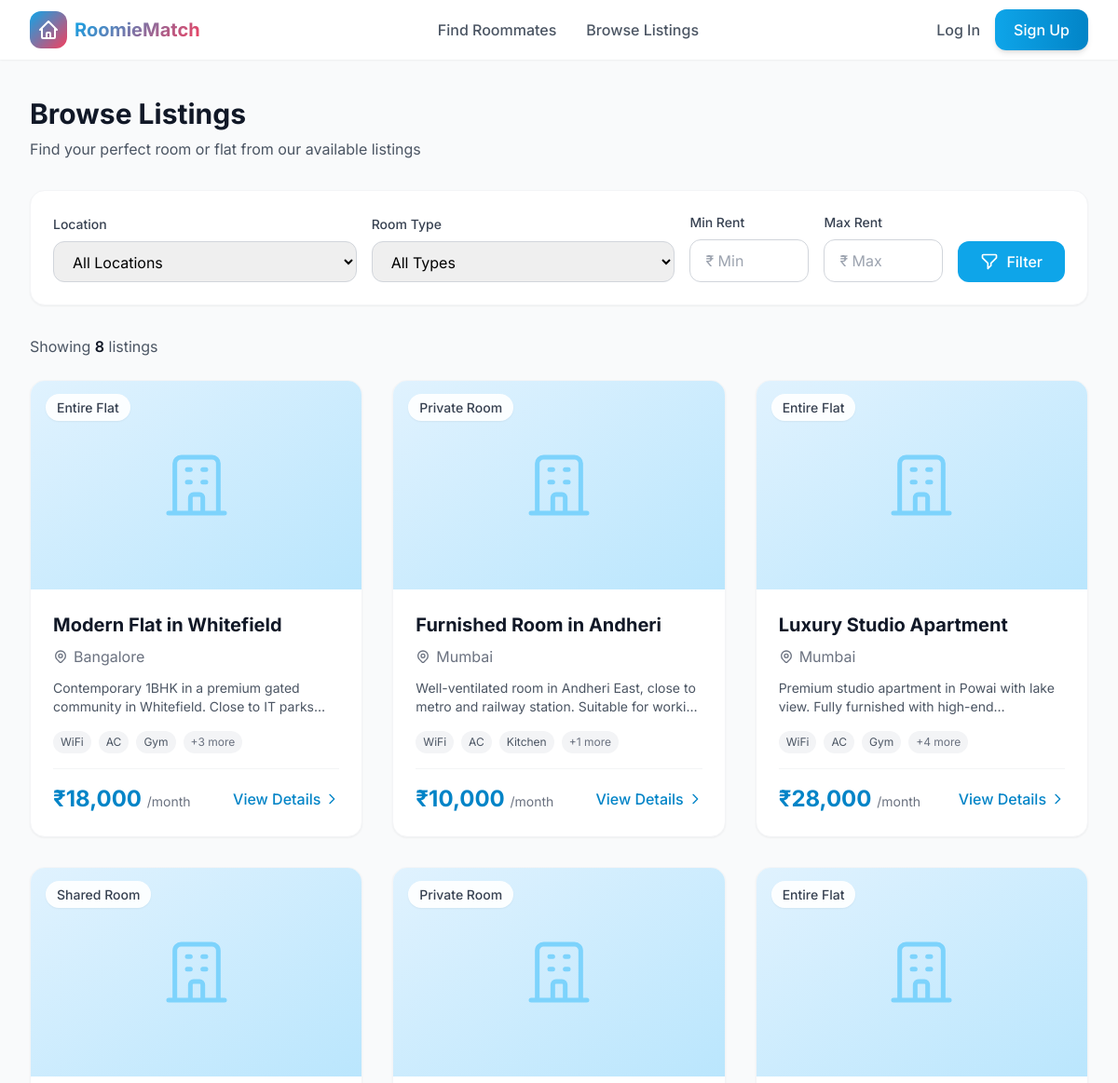
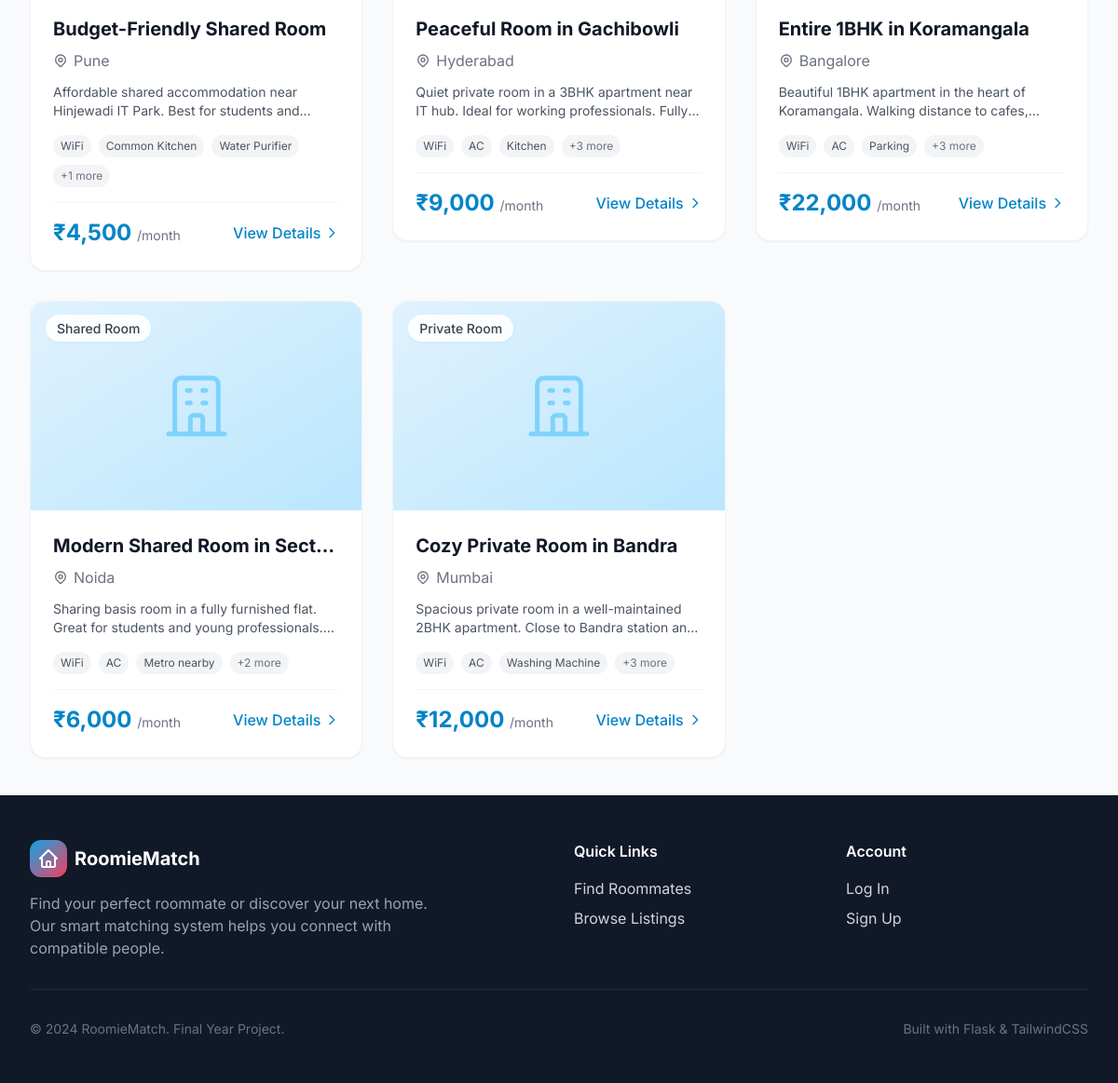
/browse-listings, run on the app's committed database (2 pictures, top to bottom).
### app.py (models this page shows)
class Listing(db.Model):
    id = db.Column(db.Integer, primary_key=True)
    user_id = db.Column(db.Integer, db.ForeignKey('user.id'), nullable=False)
    title = db.Column(db.String(200), nullable=False)
    location = db.Column(db.String(100), nullable=False)
    rent = db.Column(db.Integer, nullable=False)
    room_type = db.Column(db.String(50), nullable=False)  # Private Room, Shared Room, Entire Flat
    description = db.Column(db.Text, nullable=True)
    image1 = db.Column(db.String(200), default='default_listing.jpg')
    image2 = db.Column(db.String(200), nullable=True)
    amenities = db.Column(db.String(500), nullable=True)  # Comma-separated
    available_from = db.Column(db.Date, nullable=True)
    created_at = db.Column(db.DateTime, default=datetime.utcnow)
    is_active = db.Column(db.Boolean, default=True)
    def get_amenities_list(self):
        if self.amenities:
            return [a.strip() for a in self.amenities.split(',')]
        return []

### app.py (the view)
@app.route('/browse-listings')
def browse_listings():
    location = request.args.get('location', '').strip()
    min_rent = request.args.get('min_rent', type=int)
    max_rent = request.args.get('max_rent', type=int)
    room_type = request.args.get('room_type', '')
    query = Listing.query.filter_by(is_active=True)
    if location:
        query = query.filter(Listing.location.ilike(f'%{location}%'))
    if min_rent:
        query = query.filter(Listing.rent >= min_rent)
    if max_rent:
        query = query.filter(Listing.rent <= max_rent)
    if room_type:
        query = query.filter(Listing.room_type == room_type)
    listings = query.order_by(Listing.created_at.desc()).all()
    all_locations = db.session.query(Listing.location).distinct().all()
    locations_list = [loc[0] for loc in all_locations]
    return render_template('browse_listings.html',
                          listings=listings,
                          locations=locations_list,
                          filters={'location': location, 'min_rent': min_rent,
                                  'max_rent': max_rent, 'room_type': room_type})

### app.py (called while the page is built)
def get_current_user():
    if 'user_id' in session:
        return User.query.get(session['user_id'])
    return None

@app.context_processor
def inject_user():
    return dict(current_user=get_current_user())

### templates/browse_listings.html (shortened to what this page needs)
{% extends "base.html" %}
{% block content %}
<div class="max-w-7xl mx-auto px-4 sm:px-6 lg:px-8 py-10">
    <div class="mb-8">
        <h1 class="text-3xl font-bold text-gray-900 mb-2">Browse Listings</h1>
        <p class="text-gray-600">Find your perfect room or flat from our available listings</p>
    </div>
    <div class="bg-white rounded-2xl shadow-sm border border-gray-100 p-6 mb-8">
        <form method="GET" action="{{ url_for('browse_listings') }}" class="flex flex-wrap gap-4 items-end">
            <div class="flex-1 min-w-[200px]">
                <label for="location" class="block text-sm font-medium text-gray-700 mb-2">Location</label>
                <select id="location" name="location"
                    class="block w-full px-4 py-2.5 border border-gray-300 rounded-xl focus:ring-2 focus:ring-primary-500 focus:border-primary-500 transition-colors">
                    <option value="">All Locations</option>
                </select>
            </div>
            <div class="flex-1 min-w-[200px]">
                <label for="room_type" class="block text-sm font-medium text-gray-700 mb-2">Room Type</label>
                <select id="room_type" name="room_type"
                    class="block w-full px-4 py-2.5 border border-gray-300 rounded-xl focus:ring-2 focus:ring-primary-500 focus:border-primary-500 transition-colors">
                    <option value="">All Types</option>
                </select>
            </div>
            <div class="w-32">
                <label for="min_rent" class="block text-sm font-medium text-gray-700 mb-2">Min Rent</label>
                <input type="number" id="min_rent" name="min_rent" value="{{ filters.min_rent or '' }}" min="0"
                    class="block w-full px-4 py-2.5 border border-gray-300 rounded-xl focus:ring-2 focus:ring-primary-500 focus:border-primary-500 transition-colors"
                    placeholder="&#8377; Min">
            </div>
            <div class="w-32">
                <label for="max_rent" class="block text-sm font-medium text-gray-700 mb-2">Max Rent</label>
                <input type="number" id="max_rent" name="max_rent" value="{{ filters.max_rent or '' }}" min="0"
                    class="block w-full px-4 py-2.5 border border-gray-300 rounded-xl focus:ring-2 focus:ring-primary-500 focus:border-primary-500 transition-colors"
                    placeholder="&#8377; Max">
            </div>
            <button type="submit"
                class="px-6 py-2.5 bg-primary-500 text-white font-medium rounded-xl hover:bg-primary-600 transition-colors">
                <span class="flex items-center">
                    <svg class="w-5 h-5 mr-2" fill="none" stroke="currentColor" viewBox="0 0 24 24">
                        <path stroke-linecap="round" stroke-linejoin="round" stroke-width="2" d="M3 4a1 1 0 011-1h16a1 1 0 011 1v2.586a1 1 0 01-.293.707l-6.414 6.414a1 1 0 00-.293.707V17l-4 4v-6.586a1 1 0 00-.293-.707L3.293 7.293A1 1 0 013 6.586V4z"></path>
                    </svg>
                    Filter
                </span>
            </button>
        </form>
    </div>
    <div class="mb-6">
        <p class="text-gray-600">
            Showing <span class="font-semibold text-gray-900">{{ listings|length }}</span> listing{% if listings|length != 1 %}s{% endif %}
        </p>
    </div>
    {% if listings %}
    <div class="grid grid-cols-1 md:grid-cols-2 lg:grid-cols-3 gap-8">
        {% for listing in listings %}
        <a href="{{ url_for('view_listing', listing_id=listing.id) }}" class="group">
            <div class="bg-white rounded-2xl overflow-hidden shadow-sm hover:shadow-xl transition-all duration-300 card-hover border border-gray-100">
                <div class="relative h-56 bg-gradient-to-br from-primary-100 to-primary-200 overflow-hidden">
                    {% if listing.image1 and listing.image1 != 'default_listing.jpg' %}
                        <img src="{{ url_for('static', filename='uploads/' + listing.image1) }}" alt="{{ listing.title }}" class="w-full h-full object-cover group-hover:scale-105 transition-transform duration-300">
                    {% else %}
                        <div class="w-full h-full flex items-center justify-center">
                        </div>
                    {% endif %}
                    <div class="absolute top-4 left-4">
                        <span class="px-3 py-1.5 bg-white/90 backdrop-blur-sm text-gray-700 text-sm font-medium rounded-full shadow-sm">
                            {{ listing.room_type }}
                        </span>
                    </div>
                </div>
                <div class="p-6">
                    <h3 class="text-xl font-bold text-gray-900 group-hover:text-primary-600 transition-colors mb-2 line-clamp-1">
                        {{ listing.title }}
                    </h3>
                    <div class="flex items-center text-gray-500 mb-3">
                        <span>{{ listing.location }}</span>
                    </div>
                    <p class="text-gray-600 text-sm line-clamp-2 mb-4">
                        {{ listing.description[:120] }}{% if listing.description|length > 120 %}...{% endif %}
                    </p>
                    {% if listing.amenities %}
                    <div class="flex flex-wrap gap-2 mb-4">
                        {% for amenity in listing.get_amenities_list()[:3] %}
                        <span class="px-2 py-1 bg-gray-100 text-gray-600 text-xs rounded-full">
                            {{ amenity }}
                        </span>
                        {% endfor %}
                        {% if listing.get_amenities_list()|length > 3 %}
                        <span class="px-2 py-1 bg-gray-100 text-gray-500 text-xs rounded-full">
                            +{{ listing.get_amenities_list()|length - 3 }} more
                        </span>
                        {% endif %}
                    </div>
                    {% endif %}
                    <div class="flex items-center justify-between pt-4 border-t border-gray-100">
                        <span class="text-2xl font-bold text-primary-600">
                            &#8377;{{ "{:,}".format(listing.rent) }}
                            <span class="text-sm font-normal text-gray-500">/month</span>
                        </span>
                        <span class="text-primary-600 font-medium group-hover:translate-x-1 transition-transform inline-flex items-center">
                            View Details
                            <svg class="w-4 h-4 ml-1" fill="none" stroke="currentColor" viewBox="0 0 24 24">
                                <path stroke-linecap="round" stroke-linejoin="round" stroke-width="2" d="M9 5l7 7-7 7"></path>
                            </svg>
                        </span>
                    </div>
                </div>
            </div>
        </a>
        {% endfor %}
    </div>
    {% endif %}
</div>
{% endblock %}

### templates/base.html (style rules this page uses)
body { font-family: 'Inter', system-ui, sans-serif; }
html { scroll-behavior: smooth; }
.card-hover { transition: all 0.3s ease; }

### data on the page
Listing: room_type "Entire Flat", title "Modern Flat in Whitefield", location "Bangalore", description "Contemporary 1BHK in a premium gated community in Whitefield. Close to IT…", 3 "WiFi" "AC" "Gym", get_amenities_list|length "3", rent "18,000"
Listing: room_type "Private Room", title "Furnished Room in Andheri", location "Mumbai", description "Well-ventilated room in Andheri East, close to metro and railway station. Suitable for…", 3 "WiFi" "AC" "Kitchen", get_amenities_list|length "1", rent "10,000"
Listing: room_type "Entire Flat", title "Luxury Studio Apartment", location "Mumbai", description "Premium studio apartment in Powai with lake view. Fully furnished with…", 3 "WiFi" "AC" "Gym", get_amenities_list|length "4", rent "28,000"
Listing: room_type "Shared Room", title "Budget-Friendly Shared Room", location "Pune", description "Affordable shared accommodation near Hinjewadi IT Park. Best for students…", 3 "WiFi" "Common Kitchen" "Water Purifier", get_amenities_list|length "1", rent "4,500"
Listing: room_type "Private Room", title "Peaceful Room in Gachibowli", location "Hyderabad", description "Quiet private room in a 3BHK apartment near IT hub. Ideal for working professionals.…", 3 "WiFi" "AC" "Kitchen", get_amenities_list|length "3", rent "9,000"
Listing: room_type "Entire Flat", title "Entire 1BHK in Koramangala", location "Bangalore", description "Beautiful 1BHK apartment in the heart of Koramangala. Walking distance to…", 3 "WiFi" "AC" "Parking", get_amenities_list|length "3", rent "22,000"
Listing: room_type "Shared Room", title "Modern Shared Room in…", location "Noida", description "Sharing basis room in a fully furnished flat. Great for students and young…", 3 "WiFi" "AC" "Metro nearby", get_amenities_list|length "2", rent "6,000"
Listing: room_type "Private Room", title "Cozy Private Room in Bandra", location "Mumbai", description "Spacious private room in a well-maintained 2BHK apartment. Close to Bandra station…", 3 "WiFi" "AC" "Washing Machine", get_amenities_list|length "3", rent "12,000"

### other printed values
{{ listings|length }} "8"
